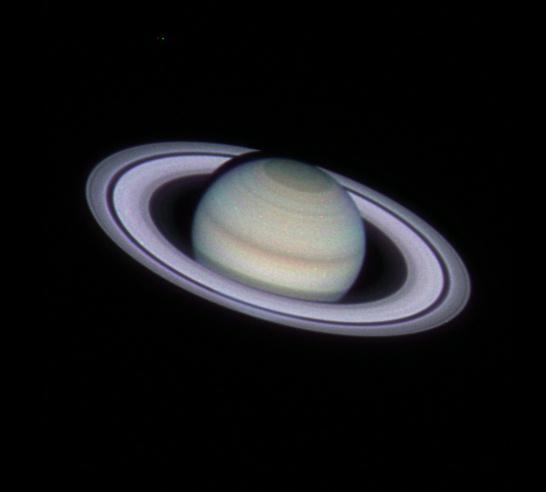
%> input picture mcc045/handin3/Saturn_HA3.jpg, 546 x 492 px
$ octave HA3.m   (GNU Octave 9; MATLAB toolbox functions it lacks are replaced by stand-ins)
%> lines starting %> are read from the running program, lines starting %| are printed output that depends on the picture
### mcc045/handin3/TSM.m
function [E2, L1, L2, uvect, vvect, umat, vmat]=TSM(E1, a, b, L, lbda_0, n)
    % This function implements the conventional Huygens-Fresnel method (TSM) for
    % free space propagation.
    N = size(E1, 1);  # Matrix size (one side of the square matrix E1)
    lambda_medium = lbda_0/n;
    k = 2*pi/lambda_medium;

    # Plane 1 coordinates:
    xvect = getCoordVect(N, a);
    yvect = getCoordVect(N, a);
    [xmat, ymat] = meshgrid(xvect, yvect);

    # Plane 2 coordinates
    uvect = getCoordVect(N, b);
    vvect = getCoordVect(N, b);
    [umat, vmat] = meshgrid(uvect, vvect);

    # Distance to dummy plane
    L1 = L*a/(a-b);  # plane 1 to dummy plane
    L2 = L*b/(a-b);  # plane 2 to dummy plane
    # Sampling distance in Dummy plane
    c = lambda_medium/(N*a)*L1;

    # Dummy plane coordinates
    xiVect = getCoordVect(N, c);
    etaVect = getCoordVect(N, c);
    [xiMat, etaMat] = meshgrid(xiVect, etaVect);

    # Calculating the field in Plane 2
    fctr0 = a^2 / b^2 * L2/L1 * exp(1j*k*(L1-L2));
    fctr1 = exp(-1j*k *
                (umat.^2 + vmat.^2) / (2*L2));
    prefactor = exp(
        1j*k * (xiMat.^2 + etaMat.^2) / 2 * (1/L1 - 1/L2));
    fft_part = fft2c(
        E1.*exp(1j*k * (xmat.^2 + ymat.^2) / (2*L1)));
    fctr2 = ifft2c(prefactor .* fft_part);
    E2 = fctr0.*fctr1.*fctr2;
    % return E2, L1, L2, uvect, vvect, umat, vmat
end

### mcc045/handin3/fft2c.m
function out=fft2c(x)
    % shifted fourier transform
    out = fftshift(fft2(fftshift(x)));
end

### mcc045/handin3/getCoordVect.m
function out = getCoordVect(nPoints, samplDist)
    % A static method that returns an array of nPoints with a spacing of
    % sampleDist starting from -nPoints/2 to nPoints/2.
    out = -nPoints/2*samplDist:samplDist:(nPoints/2-1)*samplDist;
end

### mcc045/handin3/ifft2c.m
function out = ifft2c(x)
    % shifted inverse fourier transform.
    out = fftshift(ifft2(fftshift(x)));
end

### mcc045/handin3/HA3.m
clear
close all

%************** Parameters used in simulation (can be changed by the user)
N=256; % matrix size for the sampled fields in the optical system (Galilei�s telescope + eye)
lambda_simulation=500e-9; % simulation wavelength

fraction_ps_included=2/10000; % Maximally, each pixel in Saturn_HA3.jpg is one point source. But this would take far too long time
                              % for a normal computer. So this parameter tells how large fraction of the maximum number of point sources
                              % that is actually accounted for. (The pre-set value is too low as you will notice!)
D_sat=120e3*1e3; % diameter of Saturn (without rings)

f_obj=1.00; % focal length of objective lens
f_ocu=-5e-2; % focal length of ocular lens
f_eye=18e-3; % focal length of eye lens

L_sat=1400*1e6*1e3; % distance from Saturn to objective lens (Earth)
L_obj_ocu= 0.95; % distance from objective lens to ocular lens *CODE MISSING*
L_ocu_pupil=1e-2; % distance from ocular lens to pupil (and eye lens)
L_pupil_retina=f_eye; % distance from eye lens to retina (eye is assumed to be air-filled)

D_obj=2e-2; % diameter of objective lens
            % diameter of ocular lens is assumed large enough not to cut off any field
D_pupil_eye=3e-3; % diameter of eye pupil

size_of_numerical_window_retina=200e-6; % a "biologically" sensible default value if N=256 (the detector spacing in the retina is >= 1�m
                                        % so there is not much point in having sampling distances much smaller)

k=2*pi/lambda_simulation;


%************** Reading in the intensity distribution in the "Saturn plane"
I_sat_raw=imread('Saturn_HA3.jpg');
%> I_sat_raw is the input picture: size 492x546x3 uint8; mean R, G, B 23.2, 23.3, 25.5
I_sat=squeeze(I_sat_raw(:,:,2));
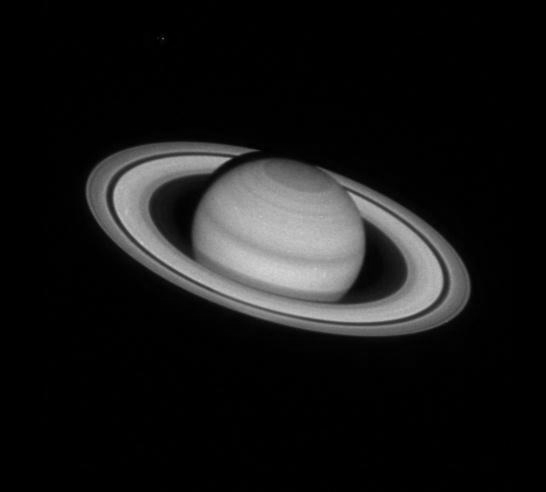
%> I_sat: size 492x546 uint8; min 0, max 212, mean 23.3
[number_rows,number_cols]=size(I_sat);
%> number_rows = 492; number_cols = 546
I_sat=double(I_sat).*double(I_sat>50); % A point source with too low intensity is set to zero (and will be omitted for speed)
%> I_sat: size 492x546 double


%************** Initiate the "Saturn plane" (the sampling distance is set equal to the "true" size of one pixel in the image Saturn_HA3.jpg)
a_sat=D_sat/172; % Measuring in the image Saturn_HA3.jpg: the diameter of Saturn is approx 172 pixels
xvect_sat=-number_cols/2*a_sat:a_sat:(number_cols/2-1)*a_sat;
yvect_sat=-number_rows/2*a_sat:a_sat:(number_rows/2-1)*a_sat;
[xmat_sat,ymat_sat]=meshgrid(xvect_sat,yvect_sat);


%************** Initiate the plane of the objective lens
size_of_numerical_window_obj= 2e-2; % *CODE MISSING*
a_obj= size_of_numerical_window_obj/(N-1); % sampling distance *CODE MISSING*
xvect_obj=-N/2*a_obj:a_obj:(N/2-1)*a_obj;
yvect_obj=xvect_obj;
[xmat_obj,ymat_obj]=meshgrid(xvect_obj,yvect_obj);
rmat_obj=sqrt(xmat_obj.^2+ymat_obj.^2);
transmission_function_obj= exp(-1j*k*rmat_obj.^2/(2*f_obj)).*(rmat_obj < D_obj/2); % including cut-off of peripheral field *CODE MISSING*


%************** Initiate the plane of the ocular lens
size_of_numerical_window_ocu= 1.99e-3; % *CODE MISSING*
a_ocu= size_of_numerical_window_ocu/(N-1); % sampling distance *CODE MISSING*
xvect_ocu=-N/2*a_ocu:a_ocu:(N/2-1)*a_ocu;
yvect_ocu=xvect_ocu;
[xmat_ocu,ymat_ocu]=meshgrid(xvect_ocu,yvect_ocu);
rmat_ocu=sqrt(xmat_ocu.^2+ymat_ocu.^2);
transmission_function_ocu= exp(-1j*k*rmat_ocu.^2/(2*f_ocu)); % *CODE MISSING*


%************** Initiate the plane of the pupil/eye lens (this version is for the telescope simulation)
size_of_numerical_window_eyelens= 2e-3; % (this is for the telescope simulation, a
                                    % different size of numerical window is suitable
                                    % for the naked eye simulation) *CODE MISSING*
a_eyelens= size_of_numerical_window_eyelens/(N-1); % sampling distance *CODE MISSING*
xvect_eyelens=-N/2*a_eyelens:a_eyelens:(N/2-1)*a_eyelens;
yvect_eyelens=xvect_eyelens;
[xmat_eyelens,ymat_eyelens]=meshgrid(xvect_eyelens,yvect_eyelens);
rmat_eyelens=sqrt(xmat_eyelens.^2+ymat_eyelens.^2);
transmission_function_eyelens= exp(-1j*k*rmat_eyelens.^2/(2*f_eye)).*(rmat_obj < D_pupil_eye/2); % *CODE MISSING*


%************** Initiate the plane of the retina
a_retina= 2e-4/(N-1); % sampling distance *CODE MISSING*
xvect_retina=-N/2*a_retina:a_retina:(N/2-1)*a_retina;
yvect_retina=xvect_retina;
[xmat_retina,ymat_retina]=meshgrid(xvect_retina,yvect_retina);
rmat_retina=sqrt(xmat_retina.^2+ymat_retina.^2);


%************** Display the object, with your point source positions indicated
figure(1)
imagesc(xvect_sat/1e6/1e3,yvect_sat/1e6/1e3,I_sat)
colormap(gray)
axis('equal')
xlabel('milj km')
ylabel('milj km')
hold on
title(['Saturn with point sources indicated. Distance from Earth = ' num2str(round(L_sat/3e8/3600*10)/10) ' light-hours'])

x_positions_sat=reshape(xmat_sat,1,number_rows*number_cols);
y_positions_sat=reshape(ymat_sat,1,number_rows*number_cols);
I_positions_sat=reshape(I_sat,1,number_rows*number_cols);

my_pixel_number=0;
for pixel_number=1:number_rows*number_cols
    if rem(pixel_number,round(1/fraction_ps_included))==0
       if I_positions_sat(pixel_number)>0
           my_pixel_number=my_pixel_number+1;
           my_x_pos_vect(my_pixel_number)=x_positions_sat(pixel_number);
           my_y_pos_vect(my_pixel_number)=y_positions_sat(pixel_number);
           my_I_sat_vect(my_pixel_number)=I_sat(pixel_number); % The intensity of the point source is assumed to be the brightness in the image pixel
           plot(my_x_pos_vect(my_pixel_number)/1e6/1e3,my_y_pos_vect(my_pixel_number)/1e6/1e3,'.','MarkerEdgeColor',[0 0 0 ],'Markersize',6) % Indicate positions of the point sources on Saturn�s surface
       end
    end
end
%> after the loop, my_I_sat_vect = [132 155 144 205 96 140 146 94]; my_pixel_number = 8; my_x_pos_vect = [-41860465.1 -34883720.9 697674.4 7674418.6 43255814 50232558.1 92790697.7 99767441.9]; my_y_pos_vect = [-30000000 25813953.5 -38372093 17441860.5 -46744186 9069767.4 697674.4 56511627.9]
number_of_point_sources_in_simulation=my_pixel_number;
%> number_of_point_sources_in_simulation = 8


%************************************************************************************************************
%***************************************************************************** Start the iterative simulation
%************************************************************************************************************


I_retina_total=zeros(N,N); % accumulated intensity on retina

for point_source_number=1:number_of_point_sources_in_simulation % one point source at a time

    disp(['Point source number ' num2str(point_source_number) ' out of ' num2str(number_of_point_sources_in_simulation)])

    x_source=my_x_pos_vect(point_source_number); % x-position of point source on Saturn
    y_source=my_y_pos_vect(point_source_number); % y-position of point source on Saturn
    I_source=my_I_sat_vect(point_source_number); % intensity (brightness) of point source on Saturn

    figure(1)
    plot(x_source/1e6/1e3,y_source/1e6/1e3,'.','MarkerEdgeColor',[1 1 1 ]*0.95,'Markersize',7) % Indicate a source that turns on


    r_center= 1e-2; % distance from point source to the origin (0,0) in the plane of the objective lens *CODE MISSING*
    E_obj_in= ones(N,N); % incident field in (the sampling points in) the plane of the objective lens, from the point source *CODE MISSING*
    E_obj_out= E_obj_in.*transmission_function_obj; % field in the plane after the objective lens *CODE MISSING*
    I_obj_out=abs(E_obj_out).^2;
    figure(2)
    image(xvect_obj,yvect_obj,I_obj_out/max(max(I_obj_out))*64)
    colormap(gray)
    axis('equal')
    title('Intensity distribution after objective')


    [E_ocu_in,L1,L2,uvect,vvect,umat,vmat]= TSM(E_obj_out, a_obj, a_ocu, L_obj_ocu, lambda_simulation, 1); % field in the plane before the ocular lens *CODE MISSING*
    E_ocu_out= E_ocu_in.*transmission_function_ocu; % field in the plane after the ocular lens *CODE MISSING*
    I_ocu_out=abs(E_ocu_out).^2;
    figure(3)
    image(xvect_ocu,yvect_ocu,I_ocu_out/max(max(I_ocu_out))*64)
    colormap(gray)
    axis('equal')
    title('Intensity distribution after ocular')


    [E_eye_in,L1,L2,uvect,vvect,umat,vmat]= TSM(E_ocu_out, a_ocu, a_eyelens, L_ocu_pupil, lambda_simulation, 1); % field in the plane before the pupil/eye lens *CODE MISSING*
    E_eye_out= E_eye_in.*transmission_function_eyelens; % field in the plane after the pupil/eye lens *CODE MISSING*
    I_eye_out= abs(E_eye_out).^2;% Just to irritate you, you will need to fill it in yourself this time :)
                % But seriously, this is the common way to display complex
                % fields, not the real part or anything like that! *CODE MISSING*
    figure(4)
    image(xvect_eyelens,yvect_eyelens,I_eye_out/max(max(I_eye_out))*64)
    colormap(gray)
    axis('equal')
    title('Intensity distribution after eye lens')


    [E_retina,L1,L2,uvect,vvect,umat,vmat]= TSM(E_eye_out, a_eyelens, a_retina, L_pupil_retina, lambda_simulation, 1.33); % field in the plane at the retina *CODE MISSING*
    I_retina=abs(E_retina).^2;
    figure(5)
    image(xvect_retina,yvect_retina,I_retina/max(max(I_retina))*64)
    colormap(gray)
    axis('equal')
    title('Intensity distribution at retina')


    I_retina_total=I_retina_total + I_retina; % the sum of intensity distributions from all point sources considered so far *CODE MISSING*
    figure(6)
    image(xvect_retina,yvect_retina,I_retina_total/max(max(I_retina_total))*64)
    colormap(gray)
    axis('equal')
    title('Intensity distribution at retina from all point sources considered so far')


    if point_source_number==1
        disp(['First point source completed. Place figures (1-6) so that they don�t overlap on screen. Then press any key to continue.'])
        pause
    end
    pause(1)
end
%> this loop made 8 passes
%> (x_source, y_source, I_source) on passes 1 to 8: (-41860465.1, -30000000, 132), (-34883720.9, 25813953.5, 155), (697674.4, -38372093, 144), (7674418.6, 17441860.5, 205), (43255814, -46744186, 96), (50232558.1, 9069767.4, 140), (92790697.7, 697674.4, 146), (99767441.9, 56511627.9, 94)
%| Point source number 1 out of 8
%| First point source completed. Place figures (1-6) so that they don�t overlap on screen. Then press any key to continue.
%| Point source number 2 out of 8
%| Point source number 3 out of 8
%| Point source number 4 out of 8
%| Point source number 5 out of 8
%| Point source number 6 out of 8
%| Point source number 7 out of 8
%| Point source number 8 out of 8
%> pass 1, `title('Intensity distribution after objective')`:
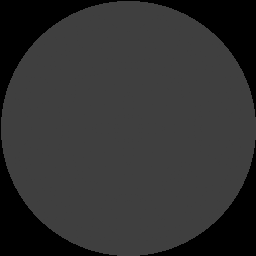
%> displayed picture: size 256x256x3, on the screen's scale of 0 to 255; min 0, max 63, mean 49.1
%> pass 1, `[E_ocu_in,L1,L2,uvect,vvect,umat,vmat]= TSM(E_obj_out, a_obj, a_ocu, L..`:
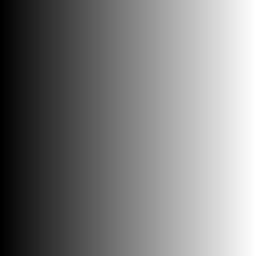
%> umat: size 256x256 double; min -0.000999, max 0.000991, mean -3.9e-06; drawn with min black and max white
%> pass 1, `[E_ocu_in,L1,L2,uvect,vvect,umat,vmat]= TSM(E_obj_out, a_obj, a_ocu, L..`:
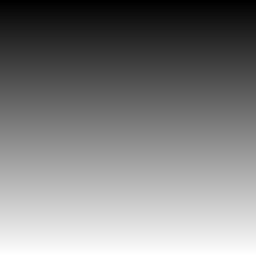
%> vmat: size 256x256 double; min -0.000999, max 0.000991, mean -3.9e-06; mean of the top-left, top-right, bottom-left and bottom-right quarters -0.000503, -0.000503, 0.000496, 0.000496; drawn with min black and max white
%> pass 1, `title('Intensity distribution after eye lens')`:
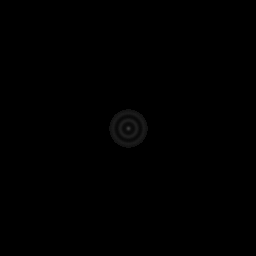
%> displayed picture: size 256x256x3, on the screen's scale of 0 to 255; min 0, max 63, mean 0.4
%> after the loop:
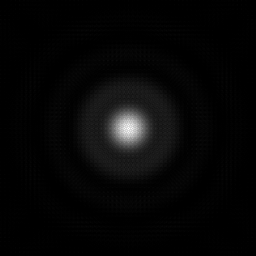
%> I_retina_total: size 256x256 double; min 0.0969, max 225406.6, mean 6064.3; drawn with min black and max white
%> after the loop:
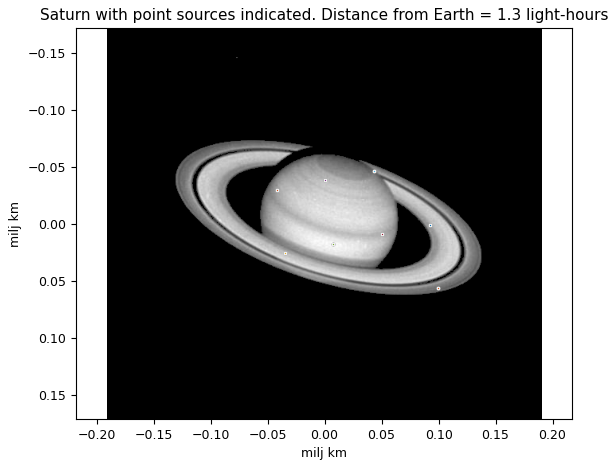
%> figure redrawn from the program's plot data
